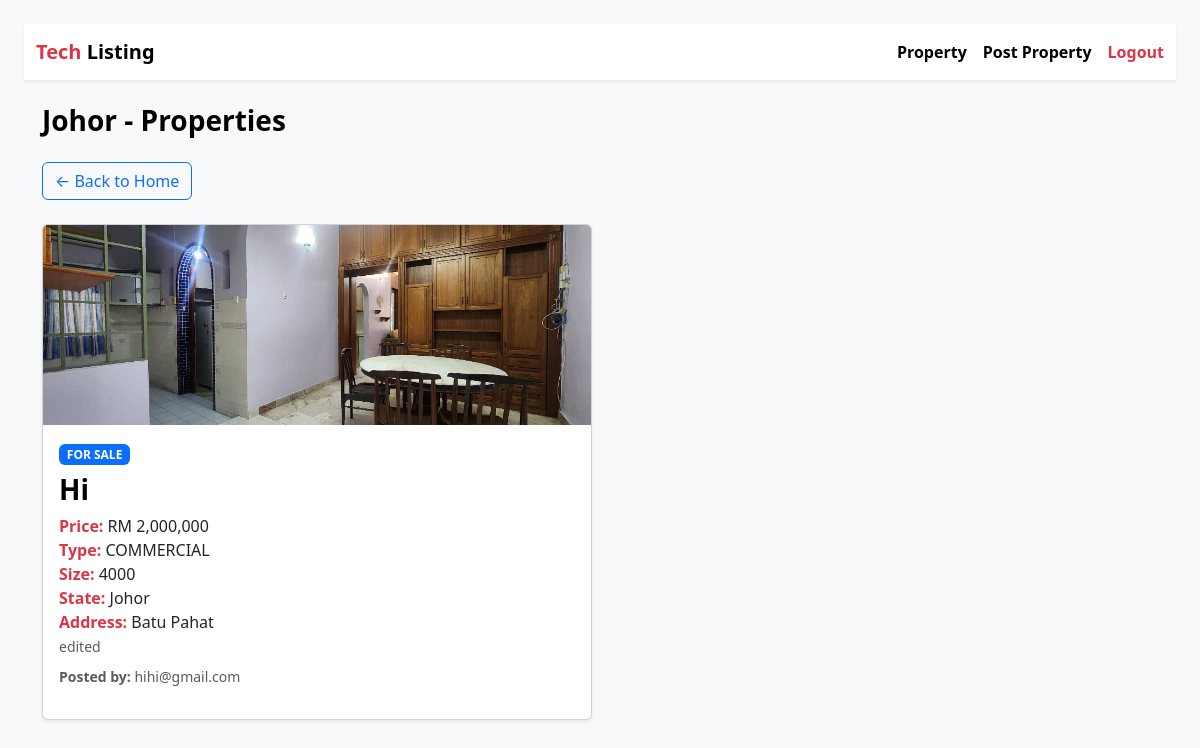
The app's page /properties/Johor (signed in) with its own data.
### tables this page shows
CREATE TABLE properties (
    id INTEGER PRIMARY KEY AUTOINCREMENT,
    state TEXT NOT NULL,
    title TEXT NOT NULL,
    price REAL NOT NULL,
    type TEXT NOT NULL,
    address TEXT NOT NULL,
    description TEXT,
    created_by TEXT NOT NULL
, area TEXT, photo TEXT, listing_type TEXT, terrace_house_subtype TEXT, semi_d_subtype TEXT, bangalow_subtype TEXT, land_subtype TEXT, high_rise_subtype TEXT, residential_subtype TEXT, size_unit TEXT, commercial_subtype TEXT, factory_subtype TEXT, factory_building_type TEXT, created_at TEXT);

CREATE TABLE property_images (
    id INTEGER PRIMARY KEY AUTOINCREMENT,
    property_id INTEGER NOT NULL,
    filename TEXT NOT NULL,
    FOREIGN KEY(property_id) REFERENCES properties(id)
);

CREATE TABLE users (
    id INTEGER PRIMARY KEY AUTOINCREMENT,
    email TEXT NOT NULL UNIQUE,
    password TEXT NOT NULL
, login_count INTEGER DEFAULT 0);

### app.py (the view)
@app.route('/properties/<state>')
def view_state_properties(state):
    if 'user_id' not in session:
        return redirect(url_for('login'))
    conn = sqlite3.connect(DB_PATH)
    conn.row_factory = sqlite3.Row
    cursor = conn.cursor()
    cursor.execute('''
        SELECT p.*, u.email as posted_by
        FROM properties p
        LEFT JOIN users u ON p.created_by = u.id
        WHERE p.state = ?
        ORDER BY p.id DESC
    ''', (state,))
    properties = [dict(row) for row in cursor.fetchall()]
    for prop in properties:
        cursor.execute("SELECT filename FROM property_images WHERE property_id = ?", (prop['id'],))
        prop['images'] = [row['filename'] for row in cursor.fetchall()]
    conn.close()
    return render_template('state_properties.html', properties=properties, state=state)

### templates/state_properties.html (shortened to what this page needs)
<!DOCTYPE html>
<html lang="en">
<head>
  <link href="https://cdn.jsdelivr.net/npm/bootstrap@5.3.2/dist/css/bootstrap.min.css" rel="stylesheet">
</head>
<body class="bg-light p-4 font-sans">
  <nav class="navbar navbar-expand-lg navbar-light bg-white shadow-sm mb-4">
    <div class="container-fluid">
      <a class="navbar-brand fw-bold" href="/home">
        <span class="text-danger">Tech</span> <span class="text-black">Listing</span>
      </a>
      <div class="d-flex align-items-center gap-3">
        <a href="/home" class="nav-link fw-semibold text-black">Property</a>
        <a href="/post_property" class="nav-link fw-semibold text-black">Post Property</a>
        <a href="/logout" class="nav-link text-danger fw-semibold">Logout</a>
      </div>
    </div>
  </nav>
  <div class="container">
    <h1 class="h3 fw-bold text-black mb-4">{{ state }} - Properties</h1>
    <a href="/home" class="btn btn-outline-primary mb-4">← Back to Home</a>
    {% if properties|length == 0 %}
      <div class="alert alert-info">No property yet.</div>
    {% else %}
    <div class="row g-3">
      {% for p in properties %}
      <div class="col-12 col-md-6">
        <div class="card shadow-sm">
          {% if p.images and p.images|length > 0 %}
          <a href="/property/{{ p['id'] }}">
            <img src="{{ url_for('static', filename='uploads/' ~ p.images[0]) }}" class="card-img-top" alt="Property Photo" style="object-fit:cover;max-height:200px;">
          </a>
          {% endif %}
          <div class="card-body">
            {% if p['listing_type'] %}
            <span class="badge bg-primary mb-2">{{ p['listing_type'] }}</span>
            {% endif %}
            <a href="/property/{{ p['id'] }}" class="text-decoration-none"><h3 class="card-title fw-bold text-black">{{ p['title'] }}</h3></a>
            <span class="text-danger fw-bold">Price:</span> RM {{ '{:,}'.format(p['price']|int) }}<br>
            <span class="text-danger fw-bold">Type:</span> {{ p['type'] }}<br>
            <span class="text-danger fw-bold">Size:</span> {{ p['area'] }}<br>
            <span class="text-danger fw-bold">State:</span> {{ p['state'] }}<br>
            <span class="text-danger fw-bold">Address:</span> {{ p['address'] }}<br>
            <span class="text-muted small">{{ p['description'] }}</span>
            <p class="text-muted small mt-2"><strong>Posted by:</strong> {{ p['posted_by'] }}</p>
          </div>
        </div>
      </div>
      {% endfor %}
    </div>
    {% endif %}
  </div>
</body>
</html>

### records on screen
properties: state "Johor", filename (picture), listing_type "FOR SALE", title "Hi", price "2,000,000", type "COMMERCIAL", area "4000", address "Batu Pahat", description "edited", posted_by "hihi@gmail.com"
